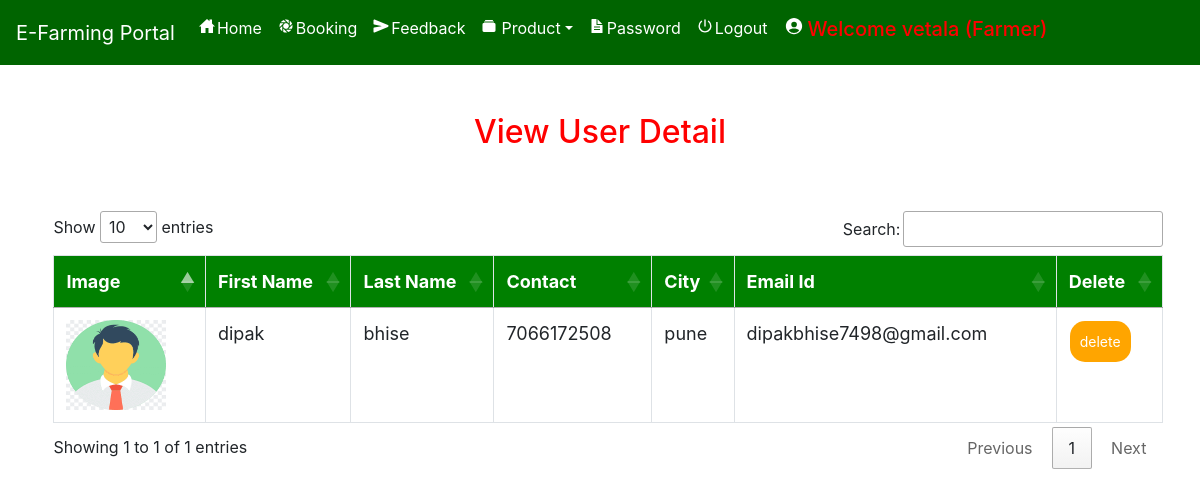
Screenshot of /view_user (signed in) with the database file from the repository.
### farmerapp/models.py (models this page shows, shortened)
class Profile(models.Model):
    user = models.ForeignKey(User, on_delete=models.CASCADE, null=True)
    dob = models.DateField(null=True)
    city = models.CharField(max_length=30, null=True)
    address = models.CharField(max_length=50, null=True)
    contact = models.CharField(max_length=10, null=True)
    user_type = models.CharField(max_length=10, null=True)
    status =  models.CharField(max_length=30, null=True, default="Pending")
    image = models.FileField(null=True)

### farmerapp/views.py (the view)
# urls.py: path('view_user',View_user,name="view_user"),
def View_user(request):
    if not request.user.is_authenticated:
        return redirect('login_admin')
    pro = Profile.objects.filter(user_type="Buyer")
    d = {'user':pro}
    return render(request,'view_user.html',d)

### farmerapp/templates/view_user.html (shortened to what this page needs)
{% extends 'navigation.html' %}
{% load static %}
{% block body %}
<center><h2 style="color:red;margin-top:4%">View {% if data %}Farmer{% else %}User{% endif %} Detail</h2></center>
<div  class="container-fluid">
    <center>
    <div class="container">
        <table class="table table-bordered" id="myTable">
  <thead>
  <tr>
    <th>Image</th>
    <th>First Name</th>
    <th>Last Name</th>
      <th>Contact</th>
      <th>City</th>
    <th>Email Id</th>
    <th>Delete</th>
  </tr>
  </thead>
   <tbody>
    {% for i in user %}
  <tr>
    <td><img src="{{i.image.url}}" style="width:100px;height:90px"></td>
    <td>{{i.user.first_name}}</td>
    <td>{{i.user.last_name}}</td>
      <td>{{i.contact}}</td>
      <td>{{i.city}}</td>
      <td>{{i.user.email}}</td>
    <td><a href="{% url 'delete_user' i.user.id %}" onclick="return confirm('Are you sure?')"><button class="button button1">delete</button></a></td>
  </tr>
    {% endfor %}
    </tbody>
</table>
 </div></center>
</div>
{% endblock %}

### farmerapp/templates/navigation.html (style rules this page uses)
* { box-sizing: border-box; }
#myTable { border-collapse: collapse; width: 100%; border: 1px solid #ddd; font-size: 18px; }
#myTable th { text-align: left; padding: 12px; background-color: green; color: white; }
#myTable td { text-align: left; padding: 12px; background-color: white; }
#myTable tr { border-bottom: 1px solid #ddd; }
.button { background-color: orange; border: none; color: white; padding: 10px; text-align: center; text-decoration: none; display: inline-block; font-size: 14px; margin: 1px 1px; cursor: pointer; }
.button1 { border-radius: 15px; }

### farmerapp/templates/view_user.html (style rules this page uses)
.container { border-radius:6px; margin:2%; }
.container-fluid { margin-top:5%; }

### rows the page displays
Profile: image (picture), user.first_name "dipak", user.last_name "bhise", contact "7066172508", city "pune", user.email "dipakbhise7498@gmail.com"
